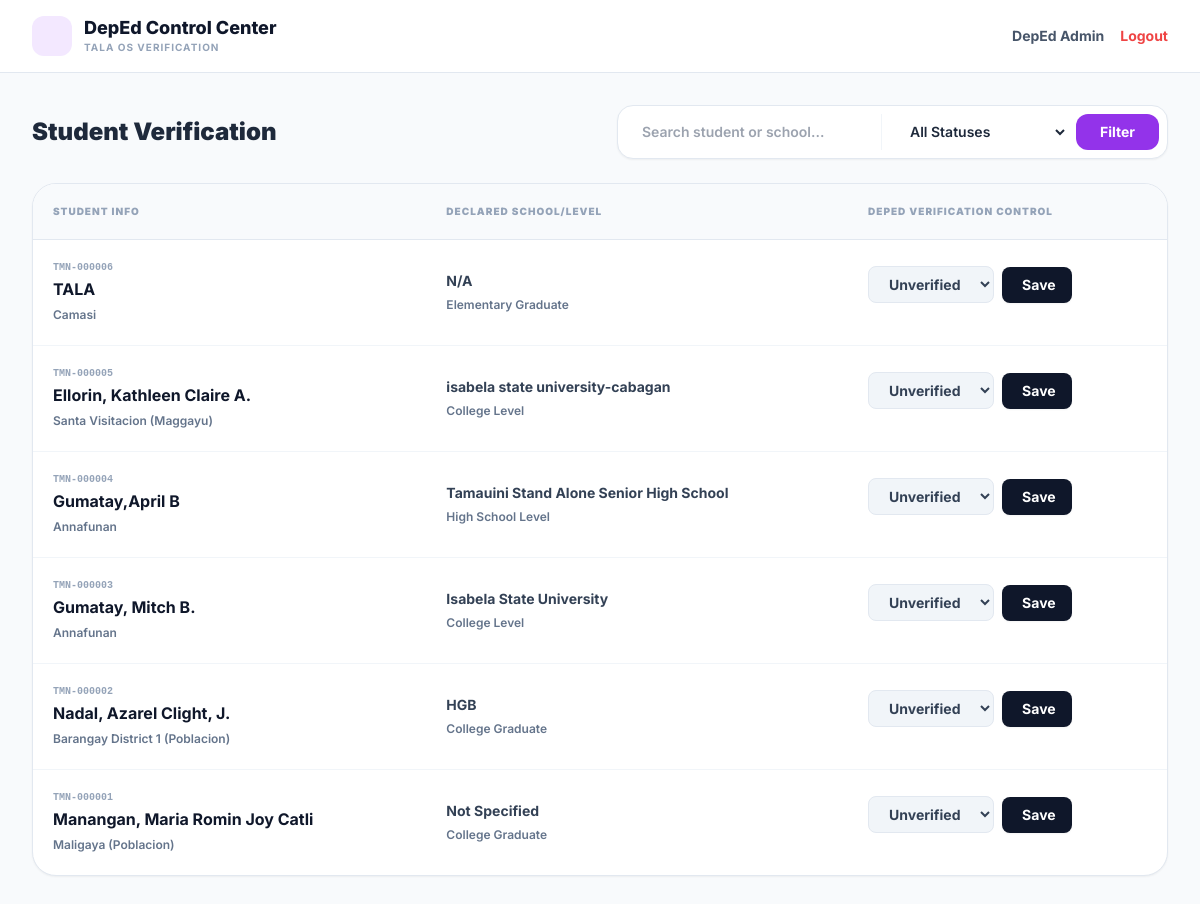
The app's page /deped_verification.php with its own data.
### tables this page shows
CREATE TABLE `youth_profiles` (
  `id` int(11) NOT NULL,
  `youth_id` varchar(20) NOT NULL,
  `photo_path` varchar(255) DEFAULT NULL,
  `full_name` varchar(150) NOT NULL,
  `birthdate` date NOT NULL,
  `sex` enum('Male','Female','Prefer not to say') NOT NULL,
  `address` varchar(255) NOT NULL,
  `barangay` varchar(100) NOT NULL,
  `civil_status` varchar(50) DEFAULT NULL,
  `contact_number` varchar(20) DEFAULT NULL,
  `email` varchar(100) DEFAULT NULL,
  `emergency_contact` varchar(150) DEFAULT NULL,
  `parent_guardian` varchar(150) DEFAULT NULL,
  `philsys_id` varchar(50) DEFAULT NULL,
  `philhealth_no` varchar(50) DEFAULT NULL,
  `is_voter` tinyint(1) DEFAULT 0,
  `education_level` varchar(100) DEFAULT NULL,
  `employment_status` varchar(100) DEFAULT NULL,
  `skills` text DEFAULT NULL,
  `organizations` text DEFAULT NULL,
  `programs_availed` text DEFAULT NULL,
  `remarks` text DEFAULT NULL,
  `status` varchar(20) NOT NULL DEFAULT 'Pending',
  `created_at` timestamp NOT NULL DEFAULT current_timestamp(),
  `psa_birth_cert` varchar(100) DEFAULT NULL,
  `gender_identity` varchar(50) DEFAULT NULL,
  `father_name` varchar(150) DEFAULT NULL,
  `mother_name` varchar(150) DEFAULT NULL,
  `guardian_name` varchar(150) DEFAULT NULL,
  `household_size` int(11) DEFAULT NULL,
  `income_bracket` varchar(100) DEFAULT NULL,
  `is_4ps` varchar(10) DEFAULT NULL,
  `is_solo_parent` varchar(10) DEFAULT NULL,
  `is_pwd_household` varchar(10) DEFAULT NULL,
  `school_name` varchar(150) DEFAULT NULL,
  `school_id` varchar(50) DEFAULT NULL,
  `course` varchar(150) DEFAULT NULL,
  `grade_level` varchar(50) DEFAULT NULL,
  `graduated` varchar(10) DEFAULT NULL,
  `is_dropout` varchar(10) DEFAULT NULL,
  `is_als` varchar(10) DEFAULT NULL,
  `expected_graduation` varchar(50) DEFAULT NULL,
  `occupation` varchar(100) DEFAULT NULL,
  `employer` varchar(150) DEFAULT NULL,
  `monthly_income` varchar(100) DEFAULT NULL,
  `tesda_nc` varchar(100) DEFAULT NULL,
  `gov_services` text DEFAULT NULL,
  `program_interests` text DEFAULT NULL,
  `e_signature` varchar(150) DEFAULT NULL,
  `ip_address` varchar(50) DEFAULT NULL,
  `event_purpose` varchar(100) DEFAULT NULL,
  `event_history` text DEFAULT NULL,
  `deped_status` varchar(50) DEFAULT NULL,
  `deped_verified_at` datetime DEFAULT NULL,
  `peso_status` varchar(50) DEFAULT NULL,
  `peso_verified_at` datetime DEFAULT NULL,
  `peso_general_status` varchar(50) DEFAULT NULL,
  `peso_skills_cert` varchar(50) DEFAULT NULL,
  `peso_gov_program` varchar(50) DEFAULT NULL,
  `mcr_birth_status` varchar(50) DEFAULT NULL,
  `mcr_civil_status` varchar(50) DEFAULT NULL,
  `mcr_vital_status` varchar(50) DEFAULT 'Alive',
  `mcr_verified_at` datetime DEFAULT NULL,
  `mswdo_4ps` varchar(50) DEFAULT NULL,
  `mswdo_pwd` varchar(50) DEFAULT NULL,
  `mswdo_solo_parent` varchar(50) DEFAULT NULL,
  `mswdo_indigent` varchar(50) DEFAULT NULL,
  `mswdo_verified_at` datetime DEFAULT NULL,
  `mayor_scholarship` varchar(50) DEFAULT NULL,
  `mayor_verified_at` datetime DEFAULT NULL,
  `bplo_business_owner` varchar(10) DEFAULT 'No',
  `bplo_business_name` varchar(255) DEFAULT NULL,
  `bplo_verified_at` datetime DEFAULT NULL,
  `mho_pregnancy_status` varchar(255) DEFAULT 'No Record'
);

### deped_verification.php (the view, shortened to what this page needs)
<?php
require 'db_connect.php';
$search = $_GET['search'] ?? '';
$query = "SELECT youth_id, full_name, barangay, school_name, education_level, deped_status FROM youth_profiles WHERE 1=1";
$params = [];
$query .= " ORDER BY id DESC LIMIT 200";
$stmt = $pdo->prepare($query);
$stmt->execute($params);
$youths = $stmt->fetchAll(PDO::FETCH_ASSOC);
?>
<!DOCTYPE html>
<html lang="en">
<head>
    <script src="https://cdn.tailwindcss.com"></script>
</head>
<body class="text-slate-800 antialiased selection:bg-purple-500 selection:text-white">
    <div class="bg-white border-b border-slate-200 px-8 py-4 flex justify-between items-center sticky top-0 z-50">
        <div class="flex items-center gap-3">
            <div class="w-10 h-10 bg-purple-100 text-purple-600 rounded-xl flex items-center justify-center"><i class="ph-bold ph-books text-2xl"></i></div>
            <div>
                <h1 class="text-lg font-extrabold text-slate-900 leading-tight">DepEd Control Center</h1>
                <p class="text-[10px] font-bold tracking-widest uppercase text-slate-400">TALA OS Verification</p>
            </div>
        </div>
        <div class="flex items-center gap-4">
            <span class="text-sm font-bold text-slate-600"><i class="ph-fill ph-user-circle"></i> DepEd Admin</span>
            <a href="logout.php" class="text-sm font-bold text-red-500 hover:text-red-700">Logout</a>
        </div>
    </div>
    <div class="p-8 max-w-[1400px] mx-auto">
        <div class="flex flex-col md:flex-row justify-between items-center mb-6 gap-4">
            <h2 class="text-2xl font-black text-slate-800">Student Verification</h2>
            <form method="GET" action="deped_verification.php" class="flex gap-2 bg-white p-2 rounded-2xl border border-slate-200 shadow-sm">
                <input type="text" name="search" value="<?= htmlspecialchars($search) ?>" placeholder="Search student or school..." class="px-4 py-2 text-sm font-semibold focus:outline-none w-64 bg-transparent border-r border-slate-100">
                <select name="status_filter" class="px-4 py-2 text-sm font-semibold focus:outline-none bg-transparent cursor-pointer">
                    <option value="">All Statuses</option>
                </select>
                <button type="submit" class="bg-purple-600 hover:bg-purple-700 text-white font-bold py-2 px-6 rounded-xl transition-colors text-sm">Filter</button>
            </form>
        </div>
        <div class="bg-white rounded-3xl border border-slate-200 shadow-sm overflow-hidden">
            <table class="w-full text-left border-collapse">
                <thead>
                    <tr class="bg-slate-50 border-b border-slate-200">
                        <th class="p-5 text-[10px] font-black uppercase tracking-widest text-slate-400">Student Info</th>
                        <th class="p-5 text-[10px] font-black uppercase tracking-widest text-slate-400">Declared School/Level</th>
                        <th class="p-5 text-[10px] font-black uppercase tracking-widest text-slate-400">DepEd Verification Control</th>
                    </tr>
                </thead>
                <tbody class="divide-y divide-slate-100">
                    <?php if (empty($youths)): ?>
                        <tr><td colspan="3" class="p-10 text-center text-slate-500 font-medium">No students found.</td></tr>
                    <?php else: ?>
                        <?php foreach ($youths as $y): ?>
                        <tr class="hover:bg-slate-50 transition-colors">
                            <td class="p-5">
                                <span class="font-mono font-bold text-slate-400 text-[10px] block mb-0.5"><?= htmlspecialchars($y['youth_id']) ?></span>
                                <span class="font-bold text-slate-900 block"><?= htmlspecialchars($y['full_name']) ?></span>
                                <span class="text-xs font-semibold text-slate-500"><i class="ph-fill ph-map-pin"></i> <?= htmlspecialchars($y['barangay']) ?></span>
                            </td>
                            <td class="p-5">
                                <span class="font-bold text-slate-700 block text-sm"><?= htmlspecialchars($y['school_name'] ?: 'Not Specified') ?></span>
                                <span class="text-xs font-semibold text-slate-500"><?= htmlspecialchars($y['education_level'] ?: 'No Level Declared') ?></span>
                            </td>
                            <td class="p-5">
                                <div class="flex items-center gap-2">
                                    <select id="status_<?= $y['youth_id'] ?>" class="bg-slate-100 border border-slate-200 text-slate-700 font-bold text-sm rounded-lg px-4 py-2 focus:ring-2 focus:ring-purple-500 outline-none cursor-pointer">
                                        <option value="" <?= empty($y['deped_status']) ? 'selected' : '' ?>>Unverified</option>
                                    </select>
                                    <button onclick="updateStatus('<?= $y['youth_id'] ?>')" id="btn_<?= $y['youth_id'] ?>" class="bg-slate-900 text-white font-bold px-4 py-2 rounded-lg text-sm hover:bg-purple-600 transition-colors flex items-center gap-1 shadow-sm">
                                        <i class="ph-bold ph-floppy-disk"></i> Save
                                    </button>
                                </div>
                                <div id="msg_<?= $y['youth_id'] ?>" class="text-[10px] font-bold mt-1 h-3 transition-all"></div>
                            </td>
                        </tr>
                        <?php endforeach; ?>
                    <?php endif; ?>
                </tbody>
            </table>
        </div>
    </div>
</body>
</html>

### deped_verification.php (style rules this page uses)
body { font-family: 'Inter', sans-serif; background: #f8fafc; }

### records on screen
youth_profiles: youth "TMN-000006", full_name "TALA", barangay "Camasi", school_name "N/A", education_level "Elementary Graduate", deped_status+youth "Unverified"
youth_profiles: youth "TMN-000005", full_name "Ellorin, Kathleen Claire A.", barangay "Santa Visitacion (Maggayu)", school_name "isabela state university-cabagan", education_level "College Level", deped_status+youth "Unverified"
youth_profiles: youth "TMN-000004", full_name "Gumatay,April B", barangay "Annafunan", school_name "Tamauini Stand Alone Senior High School", education_level "High School Level", deped_status+youth "Unverified"
youth_profiles: youth "TMN-000003", full_name "Gumatay, Mitch B.", barangay "Annafunan", school_name "Isabela State University", education_level "College Level", deped_status+youth "Unverified"
youth_profiles: youth "TMN-000002", full_name "Nadal, Azarel Clight, J.", barangay "Barangay District 1 (Poblacion)", school_name "HGB", education_level "College Graduate", deped_status+youth "Unverified"
youth_profiles: youth "TMN-000001", full_name "Manangan, Maria Romin Joy Catli", barangay "Maligaya (Poblacion)", school_name "Not Specified", education_level "College Graduate", deped_status+youth "Unverified"
